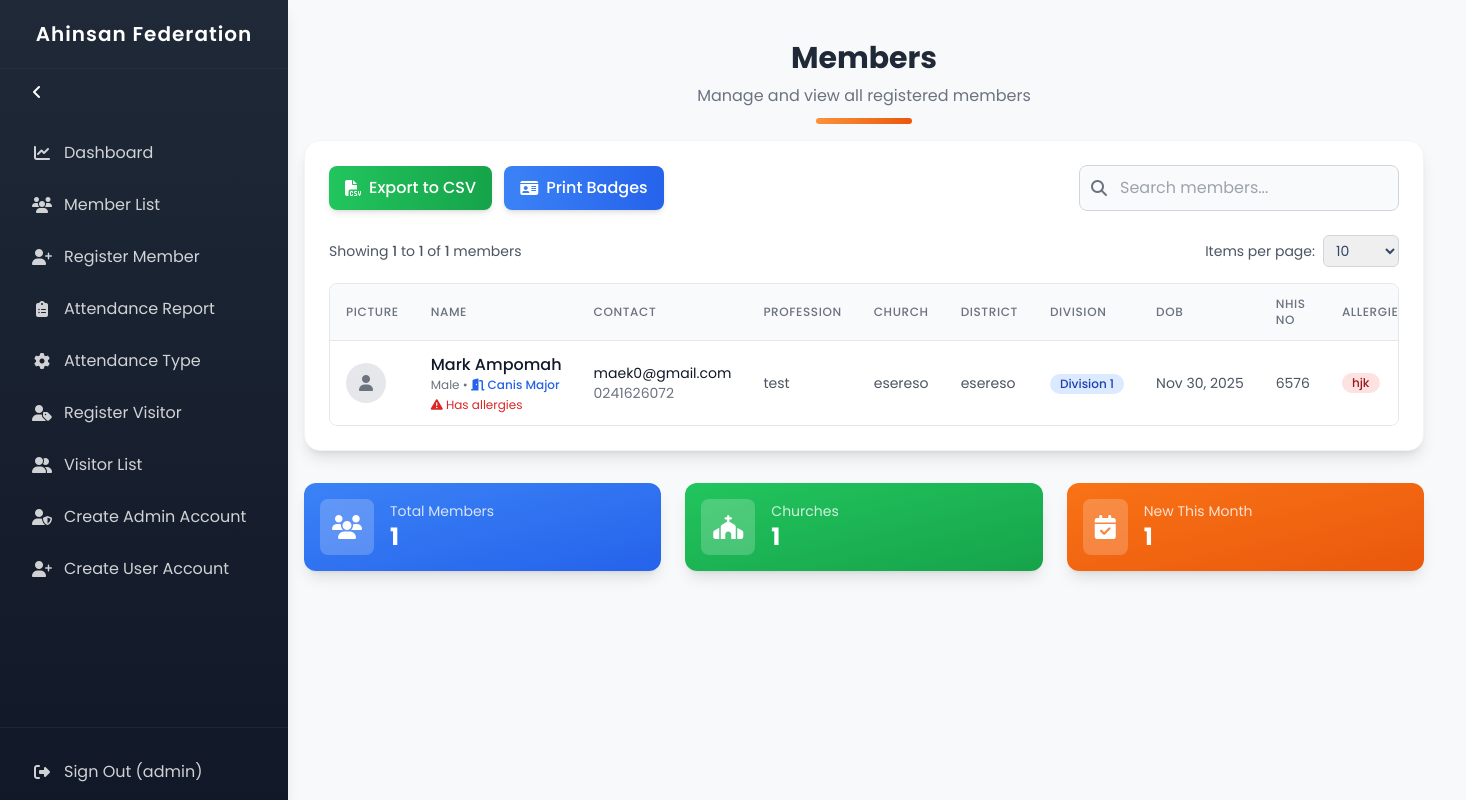
The page /member_list/ (signed in) on the database as committed earlier.
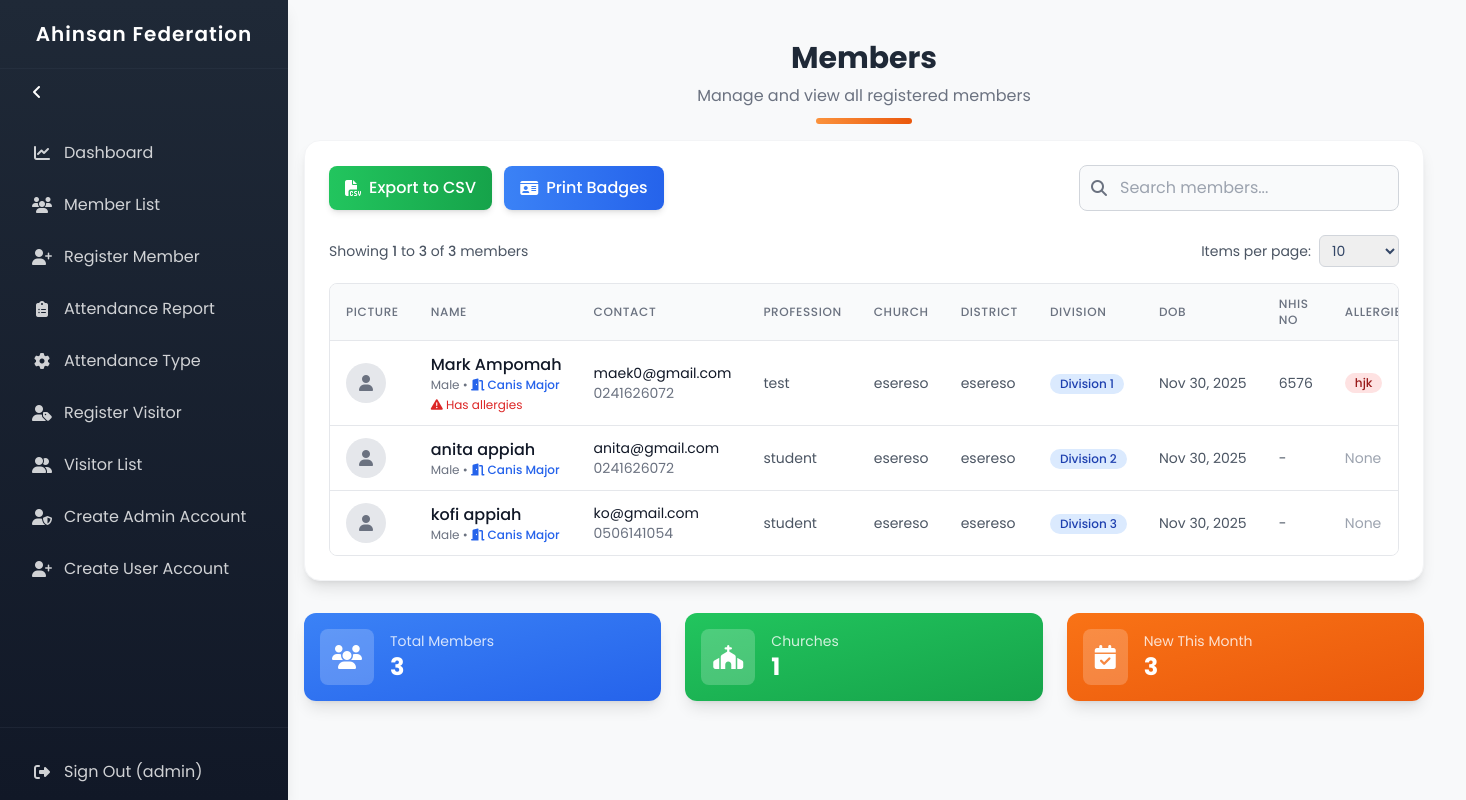
The same page on the database as committed later.
### members/models.py (models this page shows, shortened)
class Member(models.Model):
    first_name = models.CharField(max_length=50)
    last_name = models.CharField(max_length=50)
    email = models.EmailField(unique=True)
    phone_number = models.CharField(max_length=25, blank=True)
    address = models.CharField(max_length=200)
    guardian_name = models.CharField(max_length=100)
    guardian_phone_number = models.CharField(max_length=25, blank=True)
    date_of_birth = models.DateField(null=True, blank=True)
    date_joined = models.DateField(auto_now_add=True)
    picture = models.ImageField(upload_to='member_pictures/', null=True, blank=True)
    qr_code = models.ImageField(upload_to='qr_codes/', blank=True)
    GENDER_CHOICES = [
        ('male', 'Male'),
        ('female', 'Female'),
    ]
    gender = models.CharField(max_length=10, choices=GENDER_CHOICES, default='')
    profession = models.CharField('Profession', max_length=100)
    allergies = models.TextField('Allergies', blank=True, null=True, help_text='List any allergies or medical conditions')
    nhis_number = models.CharField('NHIS No.', max_length=20, blank=True, null=True)
    church = models.CharField('Church', max_length=100, blank=True, null=True)
    district = models.CharField('District', max_length=100, blank=True, null=True)
    qr_code = models.BinaryField(null=True, blank=True)
    room = models.ForeignKey(Room, on_delete=models.SET_NULL, null=True, blank=True, related_name='members')
    division = models.PositiveSmallIntegerField(null=True, blank=True, help_text="Division number (1-4)")

class Room(models.Model):
    name = models.CharField(max_length=100, unique=True)
    capacity = models.PositiveIntegerField(default=40)
    created_at = models.DateTimeField(auto_now_add=True)
    class Meta:
        ordering = ['name']

### members/views.py (the view, shortened to what this page needs)
# urls.py: path('member_list/', login_required(member_list), name='member_list'),
@login_required
def member_list(request):
    from django.utils import timezone
    from datetime import timedelta
    from django.template.defaultfilters import register
    query = request.GET.get('q')
    page = request.GET.get('page', 1)
    per_page = int(request.GET.get('per_page', 10))
    if query:
        members = Member.objects.filter(
            first_name__icontains=query
        ) | Member.objects.filter(
            last_name__icontains=query
        ) | Member.objects.filter(
            email__icontains=query
        ) | Member.objects.filter(
            phone_number__icontains=query
        ) | Member.objects.filter(
            address__icontains=query
        )
    else:
        members = Member.objects.all()
    members = members.order_by('last_name', 'first_name')
    paginator = Paginator(members, per_page)
    paginator.per_page = per_page  # Store per_page value for template
    try:
        members_page = paginator.page(page)
    except PageNotAnInteger:
        members_page = paginator.page(1)
    except EmptyPage:
        members_page = paginator.page(paginator.num_pages)
    total_members = members.count()
    first_day_of_month = timezone.now().replace(day=1, hour=0, minute=0, second=0, microsecond=0)
    new_this_month = Member.objects.filter(date_joined__gte=first_day_of_month).count()
    gender_distribution = members.values('gender').annotate(count=Count('gender'))
    church_count = members.exclude(church__isnull=True).exclude(church__exact='').values('church').distinct().count()
    for member in members_page:
        if member.allergies:
            member.allergies_list = [a.strip() for a in str(member.allergies).split(',') if a.strip()]
        else:
            member.allergies_list = []
    context = {
        'members': members_page,
        'page_obj': members_page,  # For pagination template tags
        'is_paginated': paginator.num_pages > 1,
        'paginator': paginator,
        'member_count': total_members,
        'new_members': new_this_month,
        'gender_distribution': gender_distribution,
        'church_count': church_count,
    }
    return render(request, 'members/member_list.html', context)

### templates/members/member_list.html (shortened to what the changed rows need)
{% extends 'members/base2.html' %}
{% load static %}
{% load widget_tweaks %}
{% load humanize %}
{% load member_filters %}
{% block content %}
<div class="w-full max-w-6xl mx-auto px-4 my-10">
  <div class="relative mb-6 md:mb-8 text-center">
    <h1 class="text-2xl md:text-3xl font-bold text-gray-800">
      Members
    </h1>
  </div>
  <div class="bg-white rounded-2xl shadow-lg p-4 md:p-6 border border-gray-100">
    <div class="flex flex-col sm:flex-row justify-between items-start sm:items-center mb-4 gap-3">
      <div class="text-sm text-gray-600">
        Showing <span class="font-medium">{{ page_obj.start_index }}</span> to
        <span class="font-medium">{{ page_obj.end_index }}</span> of
        <span class="font-medium">{{ paginator.count }}</span> members
      </div>
    </div>
    <div class="overflow-x-auto rounded-lg border border-gray-200">
      <table id="member-table" class="min-w-full divide-y divide-gray-200">
        <thead class="bg-gray-50">
          <tr>
            <th class="px-4 py-3 text-left text-xs font-medium text-gray-500 uppercase tracking-wider">Picture</th>
            <th class="px-4 py-3 text-left text-xs font-medium text-gray-500 uppercase tracking-wider">Name</th>
            <th class="px-4 py-3 text-left text-xs font-medium text-gray-500 uppercase tracking-wider">Contact</th>
            <th class="px-4 py-3 text-left text-xs font-medium text-gray-500 uppercase tracking-wider">Profession</th>
            <th class="px-4 py-3 text-left text-xs font-medium text-gray-500 uppercase tracking-wider">Church</th>
            <th class="px-4 py-3 text-left text-xs font-medium text-gray-500 uppercase tracking-wider">District</th>
            <th class="px-4 py-3 text-left text-xs font-medium text-gray-500 uppercase tracking-wider">Division</th>
            <th class="px-4 py-3 text-left text-xs font-medium text-gray-500 uppercase tracking-wider">DOB</th>
            <th class="px-4 py-3 text-left text-xs font-medium text-gray-500 uppercase tracking-wider">NHIS No</th>
            <th class="px-4 py-3 text-left text-xs font-medium text-gray-500 uppercase tracking-wider">Allergies</th>
          </tr>
        </thead>
        <tbody class="bg-white divide-y divide-gray-200">
          {% include 'members/member_list_rows.html' %}
        </tbody>
      </table>
    </div>
  </div>
  <div class="mt-6 md:mt-8 grid grid-cols-1 sm:grid-cols-2 md:grid-cols-3 gap-4 md:gap-6">
    <div class="bg-gradient-to-br from-blue-500 to-blue-600 rounded-xl p-4 shadow-lg text-white">
      <div class="flex items-center">
        <div class="ml-4">
          <p class="text-white/80 text-xs md:text-sm">Total Members</p>
          <h3 class="text-xl md:text-2xl font-bold">{{ member_count|default:"0" }}</h3>
        </div>
      </div>
    </div>
    <div class="bg-gradient-to-br from-orange-500 to-orange-600 rounded-xl p-4 shadow-lg text-white">
      <div class="flex items-center">
        <div class="ml-4">
          <p class="text-white/80 text-xs md:text-sm">New This Month</p>
          <h3 class="text-xl md:text-2xl font-bold">{{ new_members|default:"0" }}</h3>
        </div>
      </div>
    </div>
  </div>
</div>
{% endblock %}

### templates/members/member_list_rows.html (shortened to what this page needs)
{% for member in members %}
<tr class="hover:bg-gray-50 transition-colors duration-200">
    <td class="px-4 py-3 whitespace-nowrap">
        {% if member.picture %}
        <img src="{{ member.picture.url }}" alt="{{ member.first_name }}" class="h-10 w-10 rounded-full object-cover border border-gray-200">
        {% else %}
        <div class="h-10 w-10 rounded-full bg-gray-200 flex items-center justify-center text-gray-500">
            <i class="fas fa-user"></i>
        </div>
        {% endif %}
    </td>
    <td class="px-4 py-3 whitespace-nowrap">
        <div class="font-medium text-gray-900">{{ member.first_name }} {{ member.last_name }}</div>
        <div class="text-xs text-gray-500">
            {{ member.get_gender_display }} •
            {% if member.room %}
                <span class="text-blue-600 font-medium" title="Room: {{ member.room.name }}">
                    <i class="fas fa-door-open"></i> {{ member.room.name }}
                </span>
            {% endif %}
        </div>
        {% if member.allergies %}
            <div class="text-xs text-red-600 mt-1" title="Allergies: {{ member.allergies }}">
                <i class="fas fa-exclamation-triangle"></i> Has allergies
            </div>
        {% endif %}
    </td>
    <td class="px-4 py-3 whitespace-nowrap">
        <div class="text-sm text-gray-900">{{ member.email|default:"-" }}</div>
        <div class="text-sm text-gray-500">{{ member.phone_number|default:"-" }}</div>
    </td>
    <td class="px-4 py-3 whitespace-nowrap text-sm text-gray-600">
        <div>{{ member.profession|default:"-" }}</div>
    </td>
    <td class="px-4 py-3 whitespace-nowrap text-sm text-gray-600">
        {{ member.church|default:"-" }}
    </td>
    <td class="px-4 py-3 whitespace-nowrap text-sm text-gray-600">
        {{ member.district|default:"-" }}
    </td>
    <td class="px-4 py-3 whitespace-nowrap text-sm text-gray-600">
        {% if member.division %}
            <span class="inline-flex items-center px-2.5 py-0.5 rounded-full text-xs font-medium bg-blue-100 text-blue-800">
                Division {{ member.division }}
            </span>
        {% else %}
            <span class="inline-flex items-center px-2.5 py-0.5 rounded-full text-xs font-medium bg-gray-100 text-gray-800">
                Unassigned
            </span>
        {% endif %}
    </td>
    <td class="px-4 py-3 whitespace-nowrap text-sm text-gray-600">
        {{ member.date_of_birth|date:"M d, Y"|default:"-" }}
    </td>
    <td class="px-4 py-3 whitespace-nowrap text-sm text-gray-600">
        {{ member.nhis_number|default:"-" }}
    </td>
    <td class="px-4 py-3 whitespace-nowrap text-sm text-gray-600 max-w-xs">
        {% if member.allergies_list %}
            <div class="flex flex-wrap gap-1">
                {% for allergy in member.allergies_list|slice:":3" %}
                    <span class="inline-flex items-center px-2.5 py-0.5 rounded-full text-xs font-medium bg-red-100 text-red-800">
                        {{ allergy|truncatechars:15 }}
                    </span>
                {% endfor %}
            </div>
        {% else %}
            <span class="text-gray-400">None</span>
        {% endif %}
    </td>
</tr>
{% endfor %}

Rows that differ between the two databases and show on the page:
added Member: first_name "anita", last_name "appiah", gender "Male", room.name "Canis Major", email "anita@gmail.com", phone_number "0241626072", profession "student", church "esereso", district "esereso", division "2", date_of_birth "Nov 30, 2025", nhis_number "-", shows "None"
added Member: first_name "kofi", last_name "appiah", gender "Male", room.name "Canis Major", email "ko@gmail.com", phone_number "0506141054", profession "student", church "esereso", district "esereso", division "3", date_of_birth "Nov 30, 2025", nhis_number "-", shows "None"
Other text that changed with them:
{{ page_obj.end_index }}: "1" → "3"
{{ paginator.count }}: "1" → "3"
{{ member_count|default:"0" }}: "1" → "3"
{{ new_members|default:"0" }}: "1" → "3"
